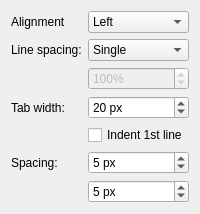
                 <widget class="QWidget" name="stackedWidgetPage3_2">
                  <layout class="QFormLayout" name="formLayout_6">
                   <property name="fieldGrowthPolicy">
                    <enum>QFormLayout::AllNonFixedFieldsGrow</enum>
                   </property>
                   <item row="1" column="0">
                    <widget class="QLabel" name="label_26">
                     <property name="text">
                      <string>Line spacing:</string>
                     </property>
                    </widget>
                   </item>
                   <item row="1" column="1">
                    <widget class="QComboBox" name="cmbThemeLineSpacing">
                     <item>
                      <property name="text">
                       <string>Single</string>
                      </property>
                     </item>
                     <item>
                      <property name="text">
                       <string>1.5 lines</string>
                      </property>
                     </item>
                     <item>
                      <property name="text">
                       <string>Double</string>
                      </property>
                     </item>
                     <item>
                      <property name="text">
                       <string>Proportional</string>
                      </property>
                     </item>
                    </widget>
                   </item>
                   <item row="2" column="1">
                    <widget class="QSpinBox" name="spnThemeLineSpacing">
                     <property name="enabled">
                      <bool>false</bool>
                     </property>
                     <property name="sizePolicy">
                      <sizepolicy hsizetype="Preferred" vsizetype="Fixed">
                       <horstretch>0</horstretch>
                       <verstretch>0</verstretch>
                      </sizepolicy>
                     </property>
                     <property name="suffix">
                      <string>%</string>
                     </property>
                     <property name="minimum">
                      <number>50</number>
                     </property>
                     <property name="maximum">
                      <number>999</number>
                     </property>
                     <property name="value">
                      <number>100</number>
                     </property>
                    </widget>
                   </item>
                   <item row="3" column="0">
                    <widget class="QLabel" name="label_27">
                     <property name="text">
                      <string>Tab width:</string>
                     </property>
                    </widget>
                   </item>
                   <item row="3" column="1">
                    <widget class="QSpinBox" name="spnThemeTabWidth">
                     <property name="sizePolicy">
                      <sizepolicy hsizetype="Preferred" vsizetype="Fixed">
                       <horstretch>0</horstretch>
                       <verstretch>0</verstretch>
                      </sizepolicy>
                     </property>
                     <property name="suffix">
                      <string> px</string>
                     </property>
                     <property name="minimum">
                      <number>0</number>
                     </property>
                     <property name="maximum">
                      <number>199</number>
                     </property>
                     <property name="value">
                      <number>20</number>
                     </property>
                    </widget>
                   </item>
                   <item row="5" column="0">
                    <widget class="QLabel" name="label_28">
                     <property name="text">
                      <string>Spacing:</string>
                     </property>
                    </widget>
                   </item>
                   <item row="5" column="1">
                    <widget class="QSpinBox" name="spnThemeParaAbove">
                     <property name="sizePolicy">
                      <sizepolicy hsizetype="Preferred" vsizetype="Fixed">
                       <horstretch>0</horstretch>
                       <verstretch>0</verstretch>
                      </sizepolicy>
                     </property>
                     <property name="suffix">
                      <string> px</string>
                     </property>
                     <property name="minimum">
                      <number>0</number>
                     </property>
                     <property name="maximum">
                      <number>199</number>
                     </property>
                     <property name="value">
                      <number>5</number>
                     </property>
                    </widget>
                   </item>
                   <item row="6" column="1">
                    <widget class="QSpinBox" name="spnThemeParaBelow">
                     <property name="sizePolicy">
                      <sizepolicy hsizetype="Preferred" vsizetype="Fixed">
                       <horstretch>0</horstretch>
                       <verstretch>0</verstretch>
                      </sizepolicy>
                     </property>
                     <property name="suffix">
                      <string> px</string>
                     </property>
                     <property name="minimum">
                      <number>0</number>
                     </property>
                     <property name="maximum">
                      <number>199</number>
                     </property>
                     <property name="value">
                      <number>5</number>
                     </property>
                    </widget>
                   </item>
                   <item row="4" column="1">
                    <widget class="QCheckBox" name="chkThemeIndent">
                     <property name="sizePolicy">
                      <sizepolicy hsizetype="Preferred" vsizetype="Fixed">
                       <horstretch>0</horstretch>
                       <verstretch>0</verstretch>
                      </sizepolicy>
                     </property>
                     <property name="text">
                      <string>Indent 1st line</string>
                     </property>
                    </widget>
                   </item>
                   <item row="0" column="1">
                    <widget class="QComboBox" name="cmbThemeAlignment">
                     <item>
                      <property name="text">
                       <string>Left</string>
                      </property>
                      <property name="icon">
                       <iconset theme="format-justify-left">
                        <normaloff/>
                       </iconset>
                      </property>
                     </item>
                     <item>
                      <property name="text">
                       <string>Center</string>
                      </property>
                      <property name="icon">
                       <iconset theme="format-justify-center">
                        <normaloff/>
                       </iconset>
                      </property>
                     </item>
                     <item>
                      <property name="text">
                       <string>Right</string>
                      </property>
                      <property name="icon">
                       <iconset theme="format-justify-right">
                        <normaloff/>
                       </iconset>
                      </property>
                     </item>
                     <item>
                      <property name="text">
                       <string>Justify</string>
                      </property>
                      <property name="icon">
                       <iconset theme="format-justify-fill">
                        <normaloff/>
                       </iconset>
                      </property>
                     </item>
                    </widget>
                   </item>
                   <item row="0" column="0">
                    <widget class="QLabel" name="label_53">
                     <property name="text">
                      <string>Alignment</string>
                     </property>
                    </widget>
                   </item>
                  </layout>
                 </widget>
